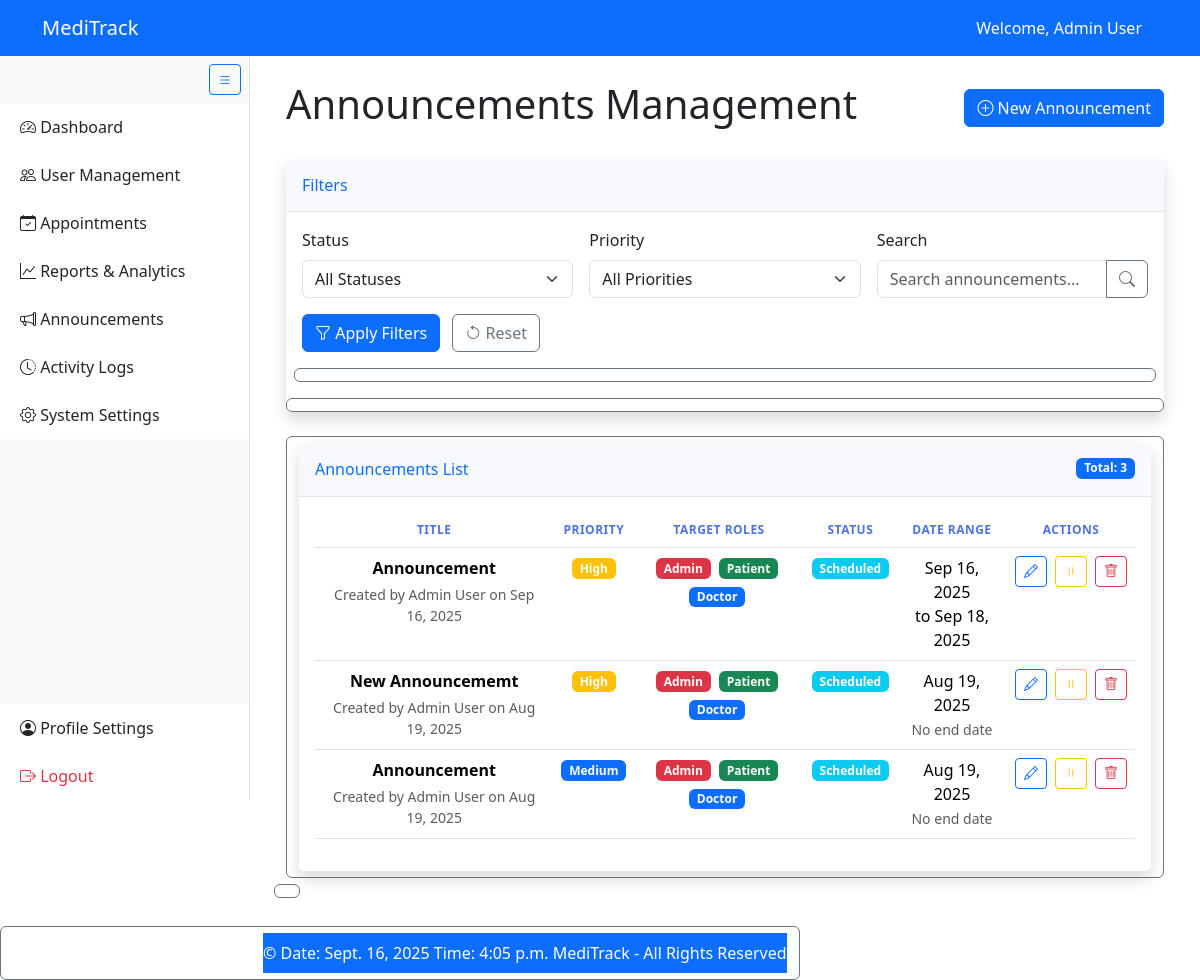
/announcements/ (signed in), run on the app's committed database.
### MediTrackApp/models.py (models this page shows, shortened)
class User(AbstractUser):
    ROLE_CHOICES = [
        ("admin", "Admin"),
        ("patient", "Patient"),
        ("doctor", "Doctor"),
    ]
    GENDER_CHOICES = [
        ("M", "Male"),
        ("F", "Female"),
        ("O", "Other"),
    ]
    phone_number = PhoneNumberField(region="PK", blank=True)
    gender = models.CharField(max_length=10, choices=GENDER_CHOICES, blank=True)
    date_of_birth = models.DateField(null=True, blank=True)
    profile_pic = models.ImageField(upload_to="profile_pics/", validators=[validate_file_extension], blank=True, null=True)
    role = models.CharField(max_length=50, choices=ROLE_CHOICES, default="patient")
    is_active = models.BooleanField(default=True)

class Announcement(models.Model):
    PRIORITY_CHOICES = [
        ('low', 'Low'),
        ('medium', 'Medium'),
        ('high', 'High'),
        ('urgent', 'Urgent'),
    ]
    title = models.CharField(max_length=200)
    content = models.TextField()
    created_by = models.ForeignKey(User, on_delete=models.CASCADE)
    created_at = models.DateTimeField(auto_now_add=True)
    updated_at = models.DateTimeField(auto_now=True)
    is_active = models.BooleanField(default=True)
    priority = models.CharField(max_length=10, choices=PRIORITY_CHOICES, default="medium")
    target_roles = models.JSONField(default=list)
    start_date = models.DateField(default=timezone.now)
    end_date = models.DateField(null=True, blank=True)

### MediTrackApp/decorators.py (the view)
        def wrapper(request, *args, **kwargs):
            if not request.user.is_authenticated:
                return redirect('login')
            if request.user.role not in allowed_roles:
                raise PermissionDenied
            return view_func(request, *args, **kwargs)

### MediTrackApp/templates/admin/announcements.html (shortened to what this page needs)
{% extends 'base.html' %}
{% load static %}
{% block extra_css %}
<link rel="stylesheet" href="{% static 'css/admin/announcements.css' %}">
{% endblock %}
{% block content %}
<div class="container-fluid">
    <div class="d-flex justify-content-between align-items-center mb-4">
        <h1>Announcements Management</h1>
        <a href="{% url 'create_announcements' %}" class="btn btn-primary">
            <i class="bi bi-plus-circle"></i> New Announcement
        </a>
    </div>
    <div class="card shadow mb-4">
        <div class="card-header py-3">
            <h6 class="m-0 font-weight-bold text-primary">Filters</h6>
        </div>
        <div class="card-body">
            <form method="get" class="row g-3">
                <div class="col-md-4">
                    <label for="statusFilter" class="form-label">Status</label>
                    <select class="form-select" id="statusFilter" name="status">
                        <option value="">All Statuses</option>
                    </select>
                </div>
                <div class="col-md-4">
                    <label for="priorityFilter" class="form-label">Priority</label>
                    <select class="form-select" id="priorityFilter" name="priority">
                        <option value="">All Priorities</option>
                    </select>
                </div>
                <div class="col-md-4">
                    <label for="searchInput" class="form-label">Search</label>
                    <div class="input-group">
                        <input type="text" class="form-control" id="searchInput" name="q"
                               placeholder="Search announcements..." value="{{ request.GET.q }}">
                        <button class="btn btn-outline-secondary" type="submit">
                            <i class="bi bi-search"></i>
                        </button>
                    </div>
                </div>
                <div class="col-12">
                    <button type="submit" class="btn btn-primary me-2">
                        <i class="bi bi-funnel"></i> Apply Filters
                    </button>
                    <a href="{% url 'announcements' %}" class="btn btn-outline-secondary">
                        <i class="bi bi-arrow-counterclockwise"></i> Reset
                </div>
            </form>
        </div>
    </div>
    <div class="card shadow">
        <div class="card-header py-3 d-flex justify-content-between align-items-center">
            <h6 class="m-0 font-weight-bold text-primary">Announcements List</h6>
            <span class="badge bg-primary">
                Total: {{ page_obj.paginator.count }}
            </span>
        </div>
        <div class="card-body">
            <div class="table-responsive">
                <table class="table table-hover" id="announcementsTable">
                    <thead>
                        <tr>
                            <th>Title</th>
                            <th>Priority</th>
                            <th>Target Roles</th>
                            <th>Status</th>
                            <th>Date Range</th>
                            <th>Actions</th>
                        </tr>
                    </thead>
                    <tbody>
                        {% for announcement in page_obj %}
                        <tr>
                            <td>
                                <strong>{{ announcement.title| default:"not found" }}</strong>
                                <div class="text-muted small mt-1">
                                    Created by {{ announcement.created_by.get_full_name }} on {{ announcement.created_at|date:"M d, Y" }}
                                </div>
                            </td>
                            <td>
                                <span class="badge
                                    {% if announcement.priority == 'urgent' %}bg-danger
                                    {% elif announcement.priority == 'high' %}bg-warning
                                    {% elif announcement.priority == 'medium' %}bg-primary
                                    {% else %}bg-secondary
                                    {% endif %}">
                                    {{ announcement.get_priority_display }}
                                </span>
                            </td>
                            <td>
                                {% for role in announcement.target_roles %}
                                <span class="badge
                                    {% if role == 'admin' %}bg-danger
                                    {% elif role == 'doctor' %}bg-primary
                                    {% else %}bg-success
                                    {% endif %} me-1 mb-1">
                                    {{ role|title }}
                                </span>
                                {% endfor %}
                            </td>
                            <td>
                                {% if announcement.is_active and announcement.is_current %}
                                <span class="badge bg-success">Active</span>
                                {% elif announcement.is_active %}
                                <span class="badge bg-info">Scheduled</span>
                                {% else %}
                                <span class="badge bg-secondary">Inactive</span>
                                {% endif %}
                            </td>
                            <td>
                                {{ announcement.start_date|date:"M d, Y" }}
                                {% if announcement.end_date %}
                                <br>to {{ announcement.end_date|date:"M d, Y" }}
                                {% else %}
                                <br><span class="text-muted small">No end date</span>
                                {% endif %}
                            </td>
                            <td>
                                <div class="d-flex gap-2">
                                    <a href="{% url 'edit_announcement' announcement.pk %}"
                                       class="btn btn-sm btn-outline-primary" title="Edit">
                                        <i class="bi bi-pencil"></i>
                                    </a>
                                    <form method="post" action="{% url 'toggle_announcement' announcement.pk %}">
                                        <button type="submit" class="btn btn-sm
                                            {% if announcement.is_active %}btn-outline-warning{% else %}btn-outline-success{% endif %}"
                                            title="{% if announcement.is_active %}Deactivate{% else %}Activate{% endif %}">
                                            {% if announcement.is_active %}
                                            <i class="bi bi-pause"></i>
                                            {% else %}
                                            <i class="bi bi-play"></i>
                                            {% endif %}
                                        </button>
                                    </form>
                                    <form method="post" action="{% url 'delete_announcement' announcement.pk %}">
                                        <button type="submit" class="btn btn-sm btn-outline-danger"
                                                onclick="return confirm('Are you sure you want to delete this announcement?');"
                                                title="Delete">
                                            <i class="bi bi-trash"></i>
                                        </button>
                                    </form>
                                </div>
                            </td>
                        </tr>
                        {% endfor %}
                    </tbody>
                </table>
            </div>
        </div>
    </div>
</div>
{% endblock %}

### templates/base.html (shortened to what this page needs)
{% load static %}
<!DOCTYPE html>
<html lang="en">
<head>
    <link href="https://cdn.jsdelivr.net/npm/bootstrap@5.3.3/dist/css/bootstrap.min.css" rel="stylesheet">
    <link href="https://cdn.jsdelivr.net/npm/bootstrap-icons@1.11.3/font/bootstrap-icons.css" rel="stylesheet">
    <link rel="stylesheet" href="{% static 'CSS/base.css' %}">
    {% block extra_css %}{% endblock %}
</head>
<body>
    <nav class="navbar navbar-dark bg-primary fixed-top" id="main-navbar">
        <div class="container">
            <span class="navbar-brand">MediTrack</span>
            <div>
                {% if user.is_authenticated %}
                    <span class="text-white me-3">Welcome, {{ user.get_full_name }}</span>
                {% else %}
                    <a href="{% url 'login' %}" class="btn btn-outline-light btn-lg me-2">Login</a>
                    <a href="{% url 'register' %}" class="btn btn-outline-light btn-lg">Register</a>
                {% endif %}
            </div>
        </div>
    </nav>
 {% if user.is_authenticated %}
    <div id="sidebar" class="bg-light border-end position-fixed d-flex flex-column">
        <div class="p-2 text-end d-none d-lg-block">
            <button id="sidebarToggle" class="btn btn-sm btn-outline-primary">
                <i class="bi bi-list"></i>
            </button>
        </div>
        <div class="list-group list-group-flush flex-grow-1">
            {% if user.role == 'admin' %}
                 {% include 'partials/admin_sidebar.html' %}
                 {% elif user.role == 'doctor' %}
                 {% include 'partials/doctor_sidebar.html' %}
                 {% elif user.role == 'patient' %}
                 {% include 'partials/patient_sidebar.html' %}
            {% endif %}
            <div class="mt-auto">
                <a href="{% url 'edit_profile' %}" class="list-group-item list-group-item-action">
                    <i class="bi bi-person-circle"></i> <span class="link-text">Profile Settings</span>
                </a>
                <a href="{% url 'logout' %}" class="list-group-item list-group-item-action text-danger">
                    <i class="bi bi-box-arrow-right"></i> <span class="link-text">Logout</span>
                </a>
            </div>
        </div>
    </div>
    {% endif %}
    <div id="main-content" class="p-4 {% if not user.is_authenticated %}full-width{% endif %}">
        {% block content %}{% endblock %}
    </div>
    <footer class="bg-primary text-white text-center py-2 {% if not user.is_authenticated %}full-width{% endif %}" id="main-footer">
        &copy; Date: {% now "DATE_FORMAT" %} Time: {% now "TIME_FORMAT" %} MediTrack - All Rights Reserved
    </footer>
</body>
</html>

### static/css/base.css (style rules this page uses)
#sidebar { width: 250px; top: 56px; bottom: 0; height: calc(100vh - 56px); transition: all 0.3s; z-index: 1000; overflow-y: auto; }
#main-content { margin-left: 250px; padding-top: 80px; padding-bottom: 20px; transition: all 0.3s; min-height: calc(100vh - 56px - 40px); }
#main-footer { margin-left: 250px; transition: all 0.3s; }
#sidebar .list-group-item { border: none; padding: 12px 20px; font-weight: 500; white-space: nowrap; }
body { padding-top: 56px; }

### static/css/admin/announcements.css (style rules this page uses)
.card { border: none; border-radius: 0.35rem; box-shadow: 0 0.15rem 1.75rem 0 rgba(58, 59, 69, 0.15); }
.card-header { background-color: #f8f9fc; border-bottom: 1px solid #e3e6f0; }
#announcementsTable th { font-size: 0.75rem; text-transform: uppercase; letter-spacing: 0.5px; color: #4e73df; }
.badge { font-size: 0.75rem; font-weight: 600; padding: 0.35em 0.65em; }

### data on the page
User: get_full_name "Admin User"
Announcement: title "Announcement", created_by.get_full_name "Admin User", created_at "Sep 16, 2025", priority "High", target_roles "Admin" "Patient" "Doctor", is_active "Scheduled", start_date "Sep 16, 2025", end_date "Sep 18, 2025"
Announcement: title "New Announcememt", created_by.get_full_name "Admin User", created_at "Aug 19, 2025", priority "High", target_roles "Admin" "Patient" "Doctor", is_active "Scheduled", start_date "Aug 19, 2025", shows "No end date"
Announcement: title "Announcement", created_by.get_full_name "Admin User", created_at "Aug 19, 2025", priority "Medium", target_roles "Admin" "Patient" "Doctor", is_active "Scheduled", start_date "Aug 19, 2025", shows "No end date"

### other printed values
{{ page_obj.paginator.count }} "3"
